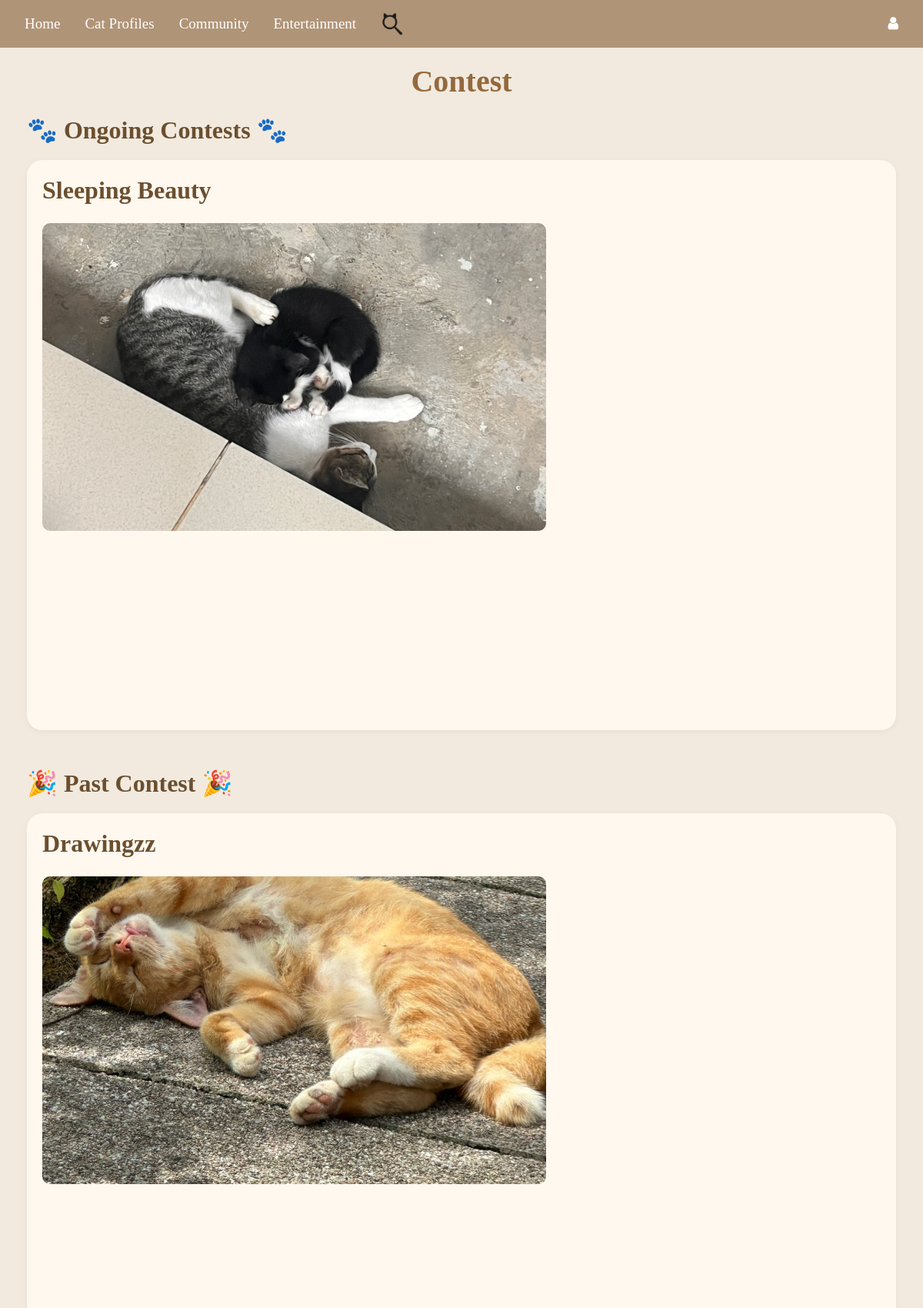
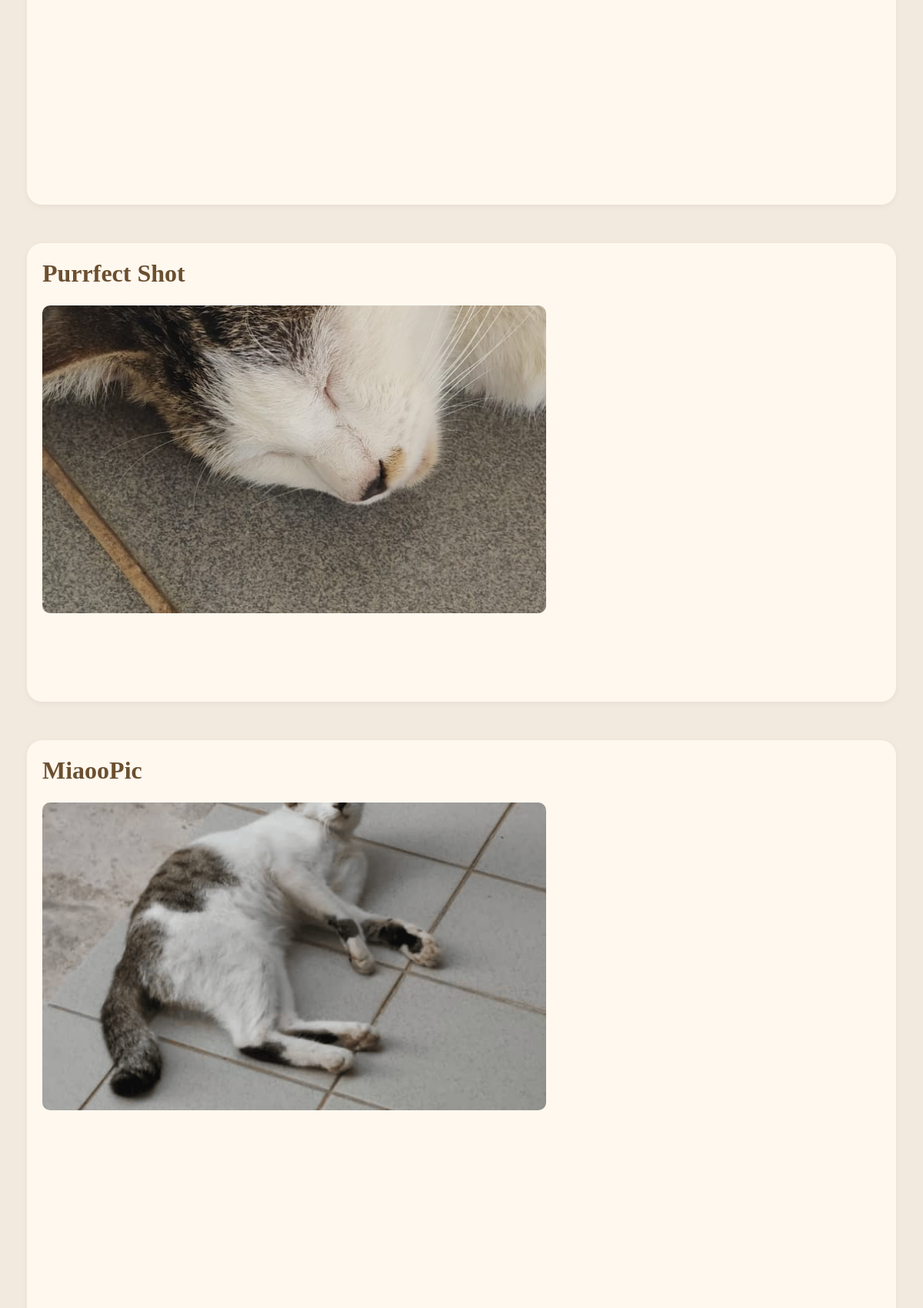
/contest_page (upper part), run on the app's committed database (2 pictures, top to bottom).
### tables this page shows
CREATE TABLE contests (
    id INTEGER PRIMARY KEY AUTOINCREMENT,
    name TEXT NOT NULL,
    start_date TEXT NOT NULL,
    end_date TEXT NOT NULL,
    voting_start TEXT NOT NULL,
    voting_end TEXT NOT NULL,
    result_announcement TEXT NOT NULL,
    purpose TEXT NOT NULL,
    rules TEXT NOT NULL,
    prizes TEXT NOT NULL,
    banner_url TEXT
);

### Website/contestmanagement.py (the view)
@contestmanagement_bp.route("/contest_page")
def contest_page():
    print(f"DEBUG: current_user = {current_user}")  # Debugging current_user
    user_role = getattr(current_user, 'role', 'user')
    print(f"DEBUG: user_role = {user_role}")
    conn = get_db_connection()
    contests = conn.execute("SELECT * FROM contests").fetchall()  # Get all contests
    conn.close()
    today = date.today()
    contests = [dict(c) for c in contests]
    for c in contests:
        c["start_date"] = datetime.strptime(c["start_date"], "%Y-%m-%d").date()  #Convert string to date
        c["end_date"] = datetime.strptime(c["end_date"], "%Y-%m-%d").date()  #Convert string to date
        c["voting_end"] = datetime.strptime(c["voting_end"], "%Y-%m-%d").date()
    ongoing_contests = sorted(
        [c for c in contests if c["start_date"] <= today and c["voting_end"] >= today], key=lambda x: x["voting_end"]
    )  #Sort ongoing contests so those ending soonest are first
    upcoming_contests = sorted(
        [c for c in contests if c["start_date"] > today], key=lambda x: x["start_date"]
    )  #Sort upcoming contests by start date
    completed_contests = sorted(
        [c for c in contests if c["voting_end"] < today], key=lambda x: x["voting_end"], reverse=True
    )  #Sort completed contests with the latest ended at the top
    return render_template("contest.html", contests=contests, user=current_user, user_role=user_role, user_has_submitted=user_has_submitted, ongoing_contests=ongoing_contests, upcoming_contests=upcoming_contests, completed_contests=completed_contests)

### Website/contestmanagement.py (called while the page is built, shortened)
def get_db_connection():
    db_path = os.path.join(os.path.dirname(__file__), '..', 'instance', 'datebase.db')
    db_path = os.path.abspath(db_path)
    conn = sqlite3.connect(db_path)
    conn.row_factory = sqlite3.Row
    return conn

def user_has_submitted(name, contest_id):
    if not name or not contest_id:
        return False

### Website/templates/contest.html (shortened to what this page needs)
{% extends 'base.html' %}
{% block content %}
<div style="padding: 20px;">
    <h1 style="text-align: center; font-family: 'Times New Roman', Times, serif;">Contest</h1>
    {% if ongoing_contests %}
        <h2 style="color: #6b4f2f; font-family: 'Times New Roman', Times, serif; font-weight: bolder; margin-bottom: 20px;">🐾 Ongoing Contests 🐾</h2>
        {% for contest in ongoing_contests %}
            <div class="individual-contest-container" style="background-color: #fff8ef; border-radius: 20px; padding: 20px; margin-bottom: 50px; box-shadow: 0 2px 8px rgba(0,0,0,0.05);">
                <div class="contest-card">
                    <div class="contest-header">
                        <h2 onclick="toggleDetails('{{contest.name}}')" class="toggle-button">{{ contest.name }}</h2>
                    </div>
                    <div class="contest-layout">
                        {% if contest.banner_url and contest.banner_url != '' %}
                            <img src="{{ url_for('static', filename='contest/' + contest.banner_url.split('/')[-1]) }}" alt="Contest Banner" class="banner">
                        {% endif %}
                    </div>
                </div>
            </div>
        {% endfor %}
    {% endif %}
    {% if completed_contests %}
        <h2 style="color: #6b4f2f; font-family: 'Times New Roman', Times, serif; font-weight: bolder; margin-bottom: 20px;">🎉 Past Contest 🎉</h2>
        {% for contest in completed_contests %}
            <div class="individual-contest-container" style="background-color: #fff8ef; border-radius: 20px; padding: 20px; margin-bottom: 50px; box-shadow: 0 2px 8px rgba(0,0,0,0.05);">
                <div class="contest-card">
                    <div class="contest-header">
                        <h2 onclick="toggleDetails('{{contest.name}}')" class="toggle-button">{{ contest.name }}</h2>
                    </div>
                    <div class="contest-layout">
                        {% if contest.banner_url and contest.banner_url != '' %}
                            <img src="{{ url_for('static', filename='contest/' + contest.banner_url.split('/')[-1]) }}" alt="Contest Banner" class="banner">
                        {% endif %}
                    </div>
                </div>
            </div>
        {% endfor %}
    {% endif %}
</div>
{% endblock %}

### Website/templates/base.html (style rules this page uses)
body { background-color: #f9f4ef; }

### Website/templates/contest.html (style rules this page uses)
h1 { font-weight: bold; color: #94693e; text-align: center; margin-bottom: 20px; }
body { background-color: #f2eadf; }
.banner { width: 100%; max-width: 800px; height: auto; display: block; margin: 0 auto; }
.toggle-button { cursor: pointer; color: #6b4f2f; font-weight: bold; transition: color 0.3s ease-in-out; }
.banner { width: 800px; height: 400px; object-fit: cover; border-radius: 10px; float: left; margin-left: 0; margin-right: auto; align-self: flex-start; }
.contest-card { display: flex; align-items: flex-start; flex-direction: column; gap: 15px; margin-bottom: 50px; }
.contest-header { display:block; font-size: 24px; font-weight: bolder; text-align: left; width: 100%; font-family: 'Times New Roman', Times, serif; }
.contest-layout { display: flex; flex-direction: row; align-items: center; gap: 20px; justify-content: flex-start; max-width: 100%; }

### data on the page
contests: name "Sleeping Beauty", banner_url (picture)
contests: name "Drawingzz", banner_url (picture)
contests: name "Purrfect Shot", banner_url (picture)
contests: name "MiaooPic", banner_url (picture)
